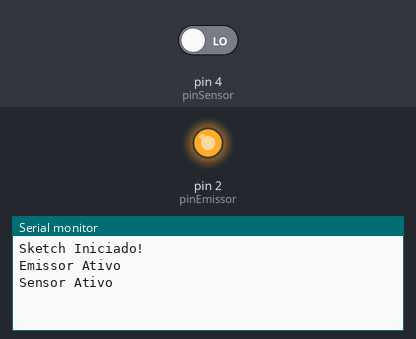
Bench run of a sketch on a simulated Arduino Uno, built with avr-gcc and run on an emulated ATmega328P. Parts: output pins drawn as LEDs (lit = HIGH), the last lines printed to the serial monitor. Inputs (shaded band) come from the test bench; at power-on: pin 4 (pinSensor) LOW.

Above: at 2.2 s.
2.3 s: pin 4 (pinSensor) driven HIGH
At 3.2 s:
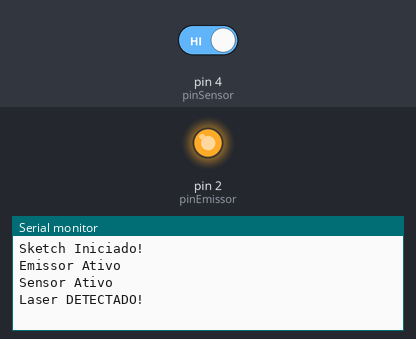
3.8 s: pin 4 (pinSensor) driven LOW
At 4.3 s:
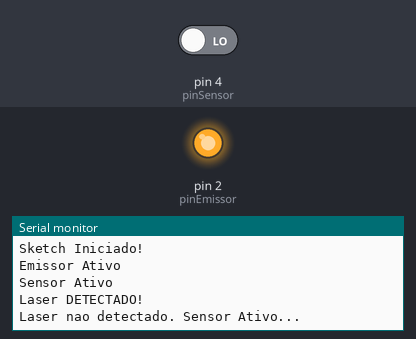

Measured:
- after the input at 2.3 s, the serial monitor: prints a new line at once (image 1)
- after the input at 3.8 s, the serial monitor: prints a new line at once (image 2)

The sketch:

Q1104-Sketch.ino
```cpp
#define pinSensor 4
#define pinEmissor 2

bool estadoSensor;
bool estadoSensorAnt = false;

void setup() {
  pinMode(pinSensor, INPUT);
  pinMode(pinEmissor, OUTPUT);
  Serial.begin(9600);
  Serial.println("Sketch Iniciado!");

  delay(1000);
  digitalWrite(pinEmissor, HIGH);
  Serial.println("Emissor Ativo");
  Serial.println("Sensor Ativo");
}

void loop() {
  bool estadoSensor = digitalRead(pinSensor);

  if (estadoSensor && !estadoSensorAnt) {
     Serial.println("Laser DETECTADO!");
  }

  if (!estadoSensor && estadoSensorAnt) {
     Serial.println("Laser nao detectado. Sensor Ativo...");
  }

  estadoSensorAnt = estadoSensor;
}
```
